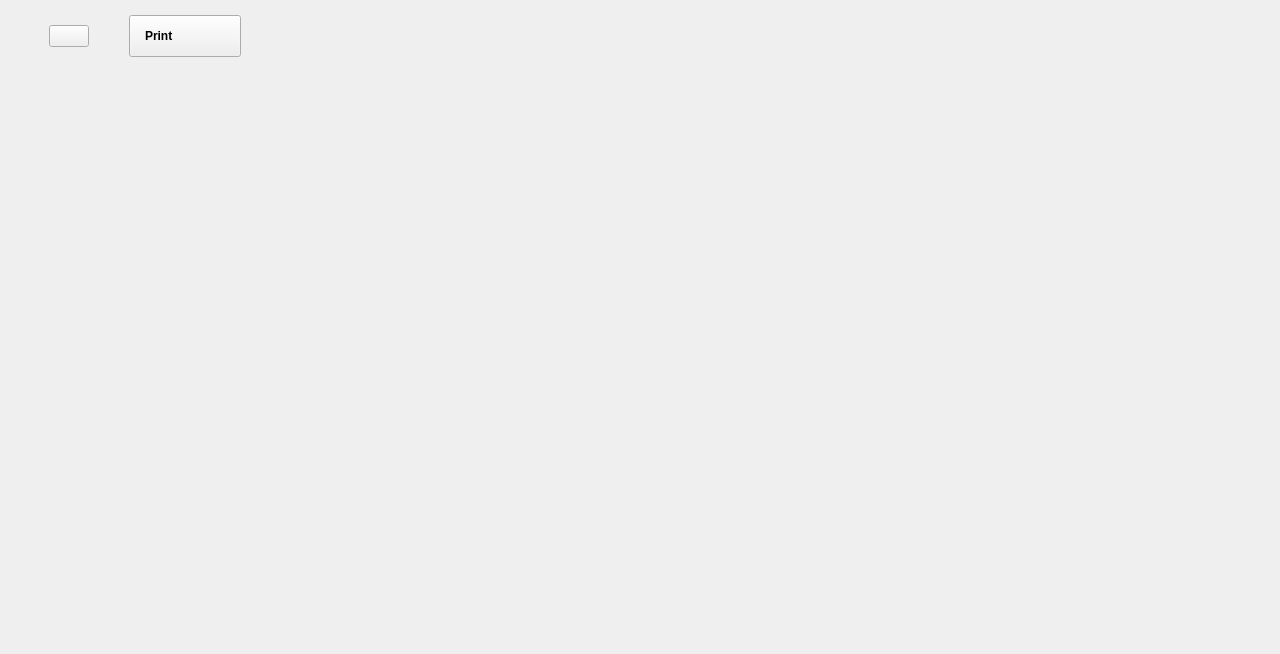
<?xml version="1.0" encoding="UTF-8"?>
<ui version="4.0">
 <class>ToolView</class>
 <widget class="QWidget" name="ToolView">
  <property name="geometry">
   <rect>
    <x>0</x>
    <y>0</y>
    <width>1280</width>
    <height>654</height>
   </rect>
  </property>
  <property name="sizePolicy">
   <sizepolicy hsizetype="Preferred" vsizetype="Preferred">
    <horstretch>0</horstretch>
    <verstretch>0</verstretch>
   </sizepolicy>
  </property>
  <property name="minimumSize">
   <size>
    <width>0</width>
    <height>0</height>
   </size>
  </property>
  <property name="windowTitle">
   <string>Form</string>
  </property>
  <layout class="QVBoxLayout" name="verticalLayout">
   <property name="spacing">
    <number>0</number>
   </property>
   <property name="leftMargin">
    <number>0</number>
   </property>
   <property name="topMargin">
    <number>0</number>
   </property>
   <property name="rightMargin">
    <number>0</number>
   </property>
   <property name="bottomMargin">
    <number>0</number>
   </property>
   <item>
    <widget class="QWidget" name="widgetMain" native="true">
     <property name="sizePolicy">
      <sizepolicy hsizetype="Preferred" vsizetype="Preferred">
       <horstretch>0</horstretch>
       <verstretch>0</verstretch>
      </sizepolicy>
     </property>
     <layout class="QVBoxLayout" name="verticalLayout_2">
      <property name="spacing">
       <number>0</number>
      </property>
      <property name="leftMargin">
       <number>0</number>
      </property>
      <property name="topMargin">
       <number>0</number>
      </property>
      <property name="rightMargin">
       <number>0</number>
      </property>
      <property name="bottomMargin">
       <number>0</number>
      </property>
      <item>
       <widget class="QWidget" name="widgetHeader" native="true">
        <layout class="QHBoxLayout" name="hLayoutHeader">
         <property name="spacing">
          <number>40</number>
         </property>
         <property name="sizeConstraint">
          <enum>QLayout::SetDefaultConstraint</enum>
         </property>
         <property name="topMargin">
          <number>15</number>
         </property>
         <property name="rightMargin">
          <number>40</number>
         </property>
         <property name="bottomMargin">
          <number>9</number>
         </property>
         <item>
          <spacer name="hSpacer">
           <property name="orientation">
            <enum>Qt::Horizontal</enum>
           </property>
           <property name="sizeType">
            <enum>QSizePolicy::Fixed</enum>
           </property>
           <property name="sizeHint" stdset="0">
            <size>
             <width>40</width>
             <height>10</height>
            </size>
           </property>
          </spacer>
         </item>
         <item>
          <widget class="adiscope::LinkedButton" name="btnHelp">
           <property name="text">
            <string/>
           </property>
           <property name="checkable">
            <bool>false</bool>
           </property>
          </widget>
         </item>
         <item>
          <widget class="QPushButton" name="btnPrint">
           <property name="layoutDirection">
            <enum>Qt::RightToLeft</enum>
           </property>
           <property name="styleSheet">
            <string notr="true">QPushButton{
  width: 80px;
  height: 40px;

  text-align: left;
  font-weight: bold;
  padding-left: 15px;
  padding-right: 15px;
}</string>
           </property>
           <property name="text">
            <string>Print</string>
           </property>
           <property name="icon">
            <iconset resource="../../../resources/resources.qrc">
             <normaloff>:/icons/printer.svg</normaloff>:/icons/printer.svg</iconset>
           </property>
           <property name="iconSize">
            <size>
             <width>10</width>
             <height>10</height>
            </size>
           </property>
           <property name="blue_button" stdset="0">
            <bool>true</bool>
           </property>
          </widget>
         </item>
         <item>
          <widget class="QWidget" name="widgetTopExtra" native="true">
           <property name="sizePolicy">
            <sizepolicy hsizetype="Preferred" vsizetype="Preferred">
             <horstretch>0</horstretch>
             <verstretch>0</verstretch>
            </sizepolicy>
           </property>
           <property name="minimumSize">
            <size>
             <width>0</width>
             <height>0</height>
            </size>
           </property>
           <layout class="QHBoxLayout" name="hLayoutExtraWidgets">
            <property name="spacing">
             <number>40</number>
            </property>
            <property name="leftMargin">
             <number>0</number>
            </property>
            <property name="topMargin">
             <number>0</number>
            </property>
            <property name="rightMargin">
             <number>0</number>
            </property>
            <property name="bottomMargin">
             <number>0</number>
            </property>
           </layout>
          </widget>
         </item>
         <item>
          <spacer name="hSpacer_2">
           <property name="orientation">
            <enum>Qt::Horizontal</enum>
           </property>
           <property name="sizeType">
            <enum>QSizePolicy::Expanding</enum>
           </property>
           <property name="sizeHint" stdset="0">
            <size>
             <width>40</width>
             <height>20</height>
            </size>
           </property>
          </spacer>
         </item>
         <item>
          <widget class="adiscope::RunSingleWidget" name="widgetRunSingleBtns" native="true"/>
         </item>
         <item>
          <spacer name="hSpacer_4">
           <property name="orientation">
            <enum>Qt::Horizontal</enum>
           </property>
           <property name="sizeType">
            <enum>QSizePolicy::Fixed</enum>
           </property>
           <property name="sizeHint" stdset="0">
            <size>
             <width>40</width>
             <height>5</height>
            </size>
           </property>
          </spacer>
         </item>
         <item>
          <widget class="adiscope::gui::SettingsPairWidget" name="widgetSettingsPairBtns" native="true"/>
         </item>
        </layout>
       </widget>
      </item>
      <item>
       <layout class="QHBoxLayout" name="hLayoutCentralArea">
        <property name="spacing">
         <number>0</number>
        </property>
        <property name="rightMargin">
         <number>0</number>
        </property>
        <item>
         <widget class="adiscope::MenuAnim" name="widgetVerticalChannels" native="true">
          <property name="sizePolicy">
           <sizepolicy hsizetype="Maximum" vsizetype="Expanding">
            <horstretch>0</horstretch>
            <verstretch>0</verstretch>
           </sizepolicy>
          </property>
          <property name="minimumSize">
           <size>
            <width>75</width>
            <height>0</height>
           </size>
          </property>
          <property name="maximumSize">
           <size>
            <width>230</width>
            <height>16777215</height>
           </size>
          </property>
          <property name="baseSize">
           <size>
            <width>0</width>
            <height>0</height>
           </size>
          </property>
          <layout class="QVBoxLayout" name="verticalLayout_5">
           <property name="spacing">
            <number>0</number>
           </property>
           <property name="leftMargin">
            <number>10</number>
           </property>
           <property name="topMargin">
            <number>0</number>
           </property>
           <property name="rightMargin">
            <number>10</number>
           </property>
           <property name="bottomMargin">
            <number>0</number>
           </property>
           <item>
            <widget class="QWidget" name="widgetVerticalChannelsContainer" native="true">
             <property name="sizePolicy">
              <sizepolicy hsizetype="Maximum" vsizetype="Expanding">
               <horstretch>0</horstretch>
               <verstretch>0</verstretch>
              </sizepolicy>
             </property>
             <property name="minimumSize">
              <size>
               <width>0</width>
               <height>0</height>
              </size>
             </property>
             <property name="maximumSize">
              <size>
               <width>16777215</width>
               <height>16777215</height>
              </size>
             </property>
             <layout class="QVBoxLayout" name="verticalLayout_4">
              <property name="spacing">
               <number>0</number>
              </property>
              <property name="leftMargin">
               <number>0</number>
              </property>
              <property name="topMargin">
               <number>0</number>
              </property>
              <property name="rightMargin">
               <number>0</number>
              </property>
              <property name="bottomMargin">
               <number>0</number>
              </property>
             </layout>
            </widget>
           </item>
          </layout>
         </widget>
        </item>
        <item>
         <widget class="QWidget" name="widgetPlotContainer" native="true">
          <layout class="QVBoxLayout" name="verticalLayout_6">
           <property name="spacing">
            <number>6</number>
           </property>
           <property name="leftMargin">
            <number>0</number>
           </property>
           <property name="topMargin">
            <number>0</number>
           </property>
           <property name="rightMargin">
            <number>0</number>
           </property>
           <property name="bottomMargin">
            <number>0</number>
           </property>
           <item>
            <widget class="QWidget" name="widgetCentral" native="true">
             <property name="sizePolicy">
              <sizepolicy hsizetype="Preferred" vsizetype="Preferred">
               <horstretch>0</horstretch>
               <verstretch>1</verstretch>
              </sizepolicy>
             </property>
             <layout class="QGridLayout" name="gridWidgetCentral">
              <property name="leftMargin">
               <number>5</number>
              </property>
              <property name="topMargin">
               <number>5</number>
              </property>
              <property name="rightMargin">
               <number>5</number>
              </property>
              <property name="bottomMargin">
               <number>5</number>
              </property>
              <property name="horizontalSpacing">
               <number>5</number>
              </property>
              <property name="verticalSpacing">
               <number>0</number>
              </property>
             </layout>
            </widget>
           </item>
           <item>
            <widget class="adiscope::InstrumentNotes" name="widgetInstrumentNotes" native="true"/>
           </item>
          </layout>
         </widget>
        </item>
        <item>
         <layout class="QVBoxLayout" name="vLayoutMenuContainer">
          <property name="spacing">
           <number>0</number>
          </property>
          <property name="sizeConstraint">
           <enum>QLayout::SetDefaultConstraint</enum>
          </property>
          <item>
           <widget class="adiscope::MenuAnim" name="widgetMenuAnim" native="true">
            <property name="sizePolicy">
             <sizepolicy hsizetype="Maximum" vsizetype="Expanding">
              <horstretch>0</horstretch>
              <verstretch>0</verstretch>
             </sizepolicy>
            </property>
            <property name="minimumSize">
             <size>
              <width>0</width>
              <height>0</height>
             </size>
            </property>
            <layout class="QVBoxLayout" name="verticalLayout_3">
             <property name="spacing">
              <number>0</number>
             </property>
             <property name="sizeConstraint">
              <enum>QLayout::SetDefaultConstraint</enum>
             </property>
             <property name="leftMargin">
              <number>0</number>
             </property>
             <property name="topMargin">
              <number>0</number>
             </property>
             <property name="rightMargin">
              <number>0</number>
             </property>
             <property name="bottomMargin">
              <number>0</number>
             </property>
             <item>
              <widget class="QStackedWidget" name="stackedWidget">
               <property name="sizePolicy">
                <sizepolicy hsizetype="Expanding" vsizetype="Expanding">
                 <horstretch>0</horstretch>
                 <verstretch>0</verstretch>
                </sizepolicy>
               </property>
               <property name="minimumSize">
                <size>
                 <width>300</width>
                 <height>0</height>
                </size>
               </property>
               <property name="currentIndex">
                <number>-1</number>
               </property>
              </widget>
             </item>
            </layout>
           </widget>
          </item>
         </layout>
        </item>
       </layout>
      </item>
      <item>
       <widget class="QWidget" name="widgetFooter" native="true">
        <property name="sizePolicy">
         <sizepolicy hsizetype="Preferred" vsizetype="Fixed">
          <horstretch>0</horstretch>
          <verstretch>0</verstretch>
         </sizepolicy>
        </property>
        <layout class="QHBoxLayout" name="hLayoutFooter">
         <property name="spacing">
          <number>0</number>
         </property>
         <property name="topMargin">
          <number>1</number>
         </property>
         <property name="rightMargin">
          <number>1</number>
         </property>
         <item>
          <widget class="QWidget" name="widgetHorizontalChannels" native="true">
           <property name="sizePolicy">
            <sizepolicy hsizetype="Preferred" vsizetype="Preferred">
             <horstretch>0</horstretch>
             <verstretch>0</verstretch>
            </sizepolicy>
           </property>
           <property name="minimumSize">
            <size>
             <width>0</width>
             <height>0</height>
            </size>
           </property>
           <layout class="QHBoxLayout" name="hLayoutChannelList">
            <property name="spacing">
             <number>0</number>
            </property>
            <property name="leftMargin">
             <number>0</number>
            </property>
            <property name="topMargin">
             <number>0</number>
            </property>
            <property name="rightMargin">
             <number>0</number>
            </property>
            <property name="bottomMargin">
             <number>0</number>
            </property>
            <item>
             <widget class="QWidget" name="widgetHorizontalChannelsContainer" native="true">
              <property name="sizePolicy">
               <sizepolicy hsizetype="Preferred" vsizetype="Preferred">
                <horstretch>0</horstretch>
                <verstretch>0</verstretch>
               </sizepolicy>
              </property>
              <property name="minimumSize">
               <size>
                <width>0</width>
                <height>0</height>
               </size>
              </property>
              <property name="maximumSize">
               <size>
                <width>510</width>
                <height>16777215</height>
               </size>
              </property>
              <layout class="QHBoxLayout" name="horizontalLayout_2">
               <property name="leftMargin">
                <number>0</number>
               </property>
               <property name="topMargin">
                <number>0</number>
               </property>
               <property name="rightMargin">
                <number>0</number>
               </property>
               <property name="bottomMargin">
                <number>0</number>
               </property>
              </layout>
             </widget>
            </item>
            <item>
             <spacer name="hSpacer_3">
              <property name="orientation">
               <enum>Qt::Horizontal</enum>
              </property>
              <property name="sizeType">
               <enum>QSizePolicy::Preferred</enum>
              </property>
              <property name="sizeHint" stdset="0">
               <size>
                <width>40</width>
                <height>20</height>
               </size>
              </property>
             </spacer>
            </item>
           </layout>
          </widget>
         </item>
         <item>
          <widget class="QWidget" name="widgetBottomExtra" native="true">
           <layout class="QHBoxLayout" name="horizontalLayout">
            <property name="spacing">
             <number>40</number>
            </property>
            <property name="leftMargin">
             <number>0</number>
            </property>
            <property name="topMargin">
             <number>0</number>
            </property>
            <property name="rightMargin">
             <number>0</number>
            </property>
            <property name="bottomMargin">
             <number>0</number>
            </property>
           </layout>
          </widget>
         </item>
         <item>
          <spacer name="hSpacer_5">
           <property name="orientation">
            <enum>Qt::Horizontal</enum>
           </property>
           <property name="sizeType">
            <enum>QSizePolicy::Expanding</enum>
           </property>
           <property name="sizeHint" stdset="0">
            <size>
             <width>40</width>
             <height>20</height>
            </size>
           </property>
          </spacer>
         </item>
         <item>
          <widget class="QWidget" name="widgetMenuBtns" native="true">
           <property name="sizePolicy">
            <sizepolicy hsizetype="Preferred" vsizetype="Fixed">
             <horstretch>0</horstretch>
             <verstretch>0</verstretch>
            </sizepolicy>
           </property>
           <property name="minimumSize">
            <size>
             <width>0</width>
             <height>48</height>
            </size>
           </property>
           <property name="styleSheet">
            <string notr="true">QPushButton {
  width: 40px;
  height: 20px;
  background-color: transparent;
}
QPushButton:pressed { border-image: url(:/icons/setup_btn_checked.svg); }
QPushButton:!pressed { border-image: url(:/icons/setup_btn_unchecked.svg); }
QPushButton:hover:!pressed:!checked { border-image: url(:/icons/setup_btn_hover.svg); }
QPushButton:checked { border-image: url(:/icons/setup_btn_checked.svg); }</string>
           </property>
           <layout class="QHBoxLayout" name="hLayoutMenuBtnsContainer">
            <property name="spacing">
             <number>0</number>
            </property>
            <property name="leftMargin">
             <number>0</number>
            </property>
            <property name="topMargin">
             <number>0</number>
            </property>
            <property name="rightMargin">
             <number>0</number>
            </property>
            <property name="bottomMargin">
             <number>0</number>
            </property>
           </layout>
          </widget>
         </item>
        </layout>
       </widget>
      </item>
     </layout>
    </widget>
   </item>
  </layout>
 </widget>
 <customwidgets>
  <customwidget>
   <class>adiscope::MenuAnim</class>
   <extends>QWidget</extends>
   <header location="global">src/refactoring/maingui/menu_anim.hpp</header>
   <container>1</container>
  </customwidget>
  <customwidget>
   <class>adiscope::InstrumentNotes</class>
   <extends>QWidget</extends>
   <header location="global">src/refactoring/tool/instrumentnotes.h</header>
   <container>1</container>
  </customwidget>
  <customwidget>
   <class>adiscope::RunSingleWidget</class>
   <extends>QWidget</extends>
   <header location="global">src/refactoring/tool/runsinglewidget.h</header>
   <container>1</container>
  </customwidget>
  <customwidget>
   <class>adiscope::LinkedButton</class>
   <extends>QPushButton</extends>
   <header location="global">src/refactoring/maingui/linked_button.hpp</header>
  </customwidget>
  <customwidget>
   <class>adiscope::gui::SettingsPairWidget</class>
   <extends>QWidget</extends>
   <header>src/refactoring/tool/settings_pair_widget.hpp</header>
   <container>1</container>
  </customwidget>
 </customwidgets>
 <resources>
  <include location="../../../resources/resources.qrc"/>
 </resources>
 <connections/>
</ui>
